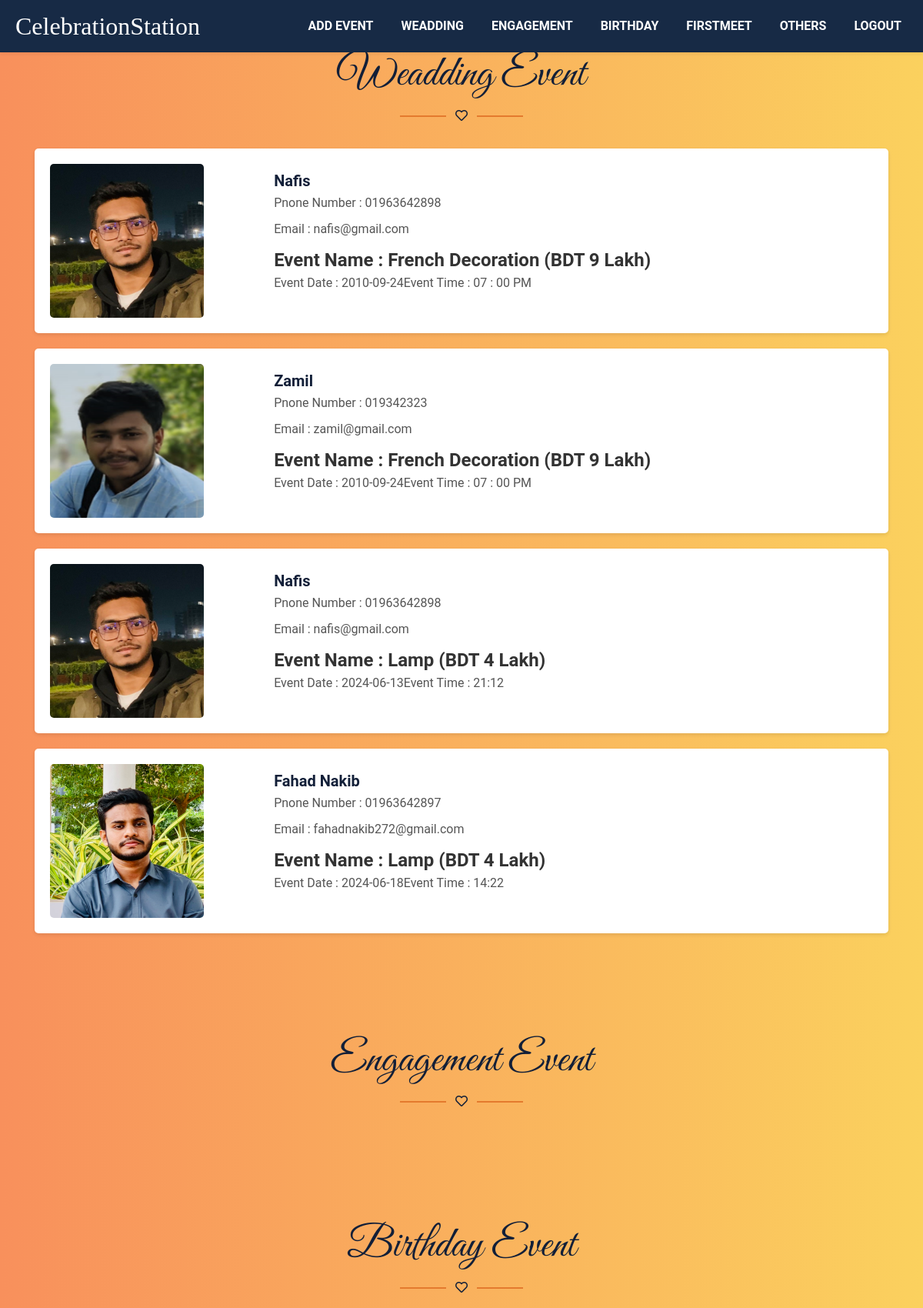
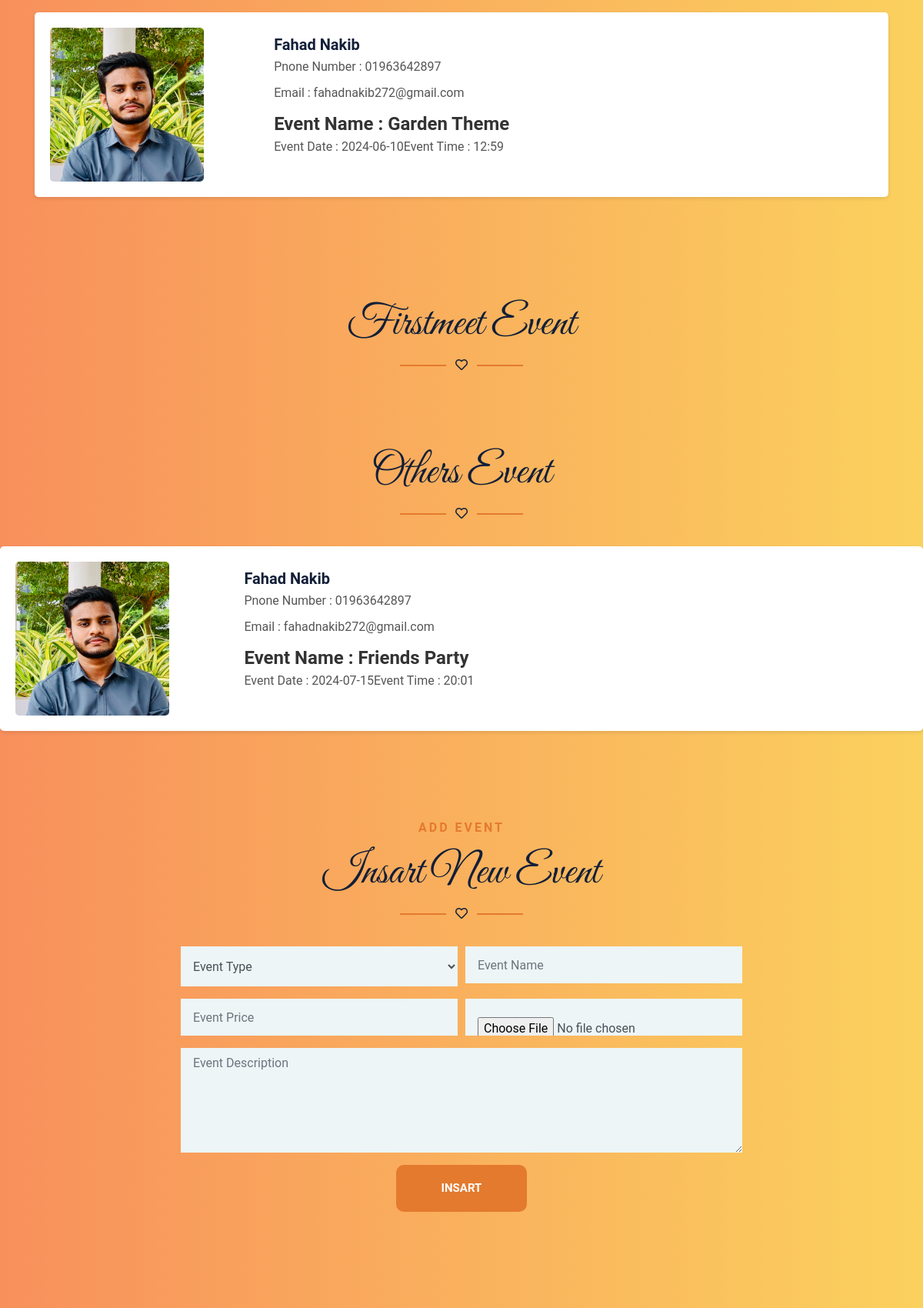
The app's page /admin.php (upper part) with its own data (2 pictures, top to bottom).
### tables this page shows
CREATE TABLE `occation` (
  `evn_id` int(10) NOT NULL,
  `selected_event` int(20) NOT NULL,
  `user_id` int(10) NOT NULL,
  `evn_type` varchar(20) NOT NULL,
  `evn_name` varchar(20) NOT NULL,
  `evn_desc` varchar(255) NOT NULL,
  `evn_price` varchar(40) NOT NULL,
  `evn_date` date NOT NULL,
  `evn_time` varchar(20) NOT NULL,
  `evn_img` varchar(255) NOT NULL
);

CREATE TABLE `users` (
  `id` int(6) UNSIGNED NOT NULL,
  `u_name` varchar(30) NOT NULL,
  `email` varchar(50) NOT NULL,
  `u_password` varchar(30) NOT NULL,
  `reg_date` timestamp NOT NULL DEFAULT current_timestamp() ON UPDATE current_timestamp(),
  `profile_image` varchar(255) NOT NULL,
  `phone` varchar(20) NOT NULL,
  `designation` varchar(50) NOT NULL DEFAULT 'user'
);

### admin.php (the view, shortened to what this page needs)
<?php
include("db.php");
?>
<!DOCTYPE html>
<html lang="en">
<head>
    <link href="https://cdnjs.cloudflare.com/ajax/libs/font-awesome/5.10.0/css/all.min.css" rel="stylesheet">
    <link href="lib/owlcarousel/assets/owl.carousel.min.css" rel="stylesheet">
    <link href="lib/lightbox/css/lightbox.min.css" rel="stylesheet">
    <link href="css/style.css" rel="stylesheet">
    <link rel="stylesheet" href="https://unpkg.com/swiper@8/swiper-bundle.min.css" />
    <link rel="stylesheet" href="product_styles.css">
    <link rel="stylesheet" href="navbar.css">
    <link rel="stylesheet" href="evn_book.css">
</head>
<body data-spy="scroll" data-target=".navbar" data-offset="51">
    <nav class="navbar fixed-top shadow-sm navbar-expand-lg">
        <div class="brand-title">CelebrationStation</div>
        <div class="navbar-links navbar-nav ml-auto py-0" id="navbar-links">
            <ul>
                <li><a href="#addevent" class="nav-item nav-link active">ADD EVENT</a></li>
                <li><a href="#weadding" class="nav-item nav-link active">WEADDING</a></li>
                <li><a href="#engagement" class="nav-item nav-link active">ENGAGEMENT</a></li>
                <li><a href="#birthday" class="nav-item nav-link active">BIRTHDAY</a></li>
                <li><a href="#firstmeet" class="nav-item nav-link active">FIRSTMEET</a></li>
                <li><a href="#others" class="nav-item nav-link active">OTHERS</a></li>
                <li><a href="logout.php" class="nav-item nav-link active">LOGOUT</a></li>
            </ul>
        </div>
    </nav>
    <section>
        <div class="container-fluid py-0" id="weadding">
            <div class="container py-5">
                <div class="section-title position-relative text-center">
                    <h1 class="font-secondary display-4">Weadding Event</h1>
                    <i class="far fa-heart text-dark"></i>
                </div>
                <?php
                    $sql = "SELECT* FROM occation";
                    $result = mysqli_query($conn, $sql);
                    while ($row = mysqli_fetch_assoc($result))
                    {
                        if ($row['evn_type'] == "weadding")
                        {
                            $usql = "SELECT* FROM users WHERE id = '$row[user_id]'";
                            $uresult = mysqli_query($conn, $usql);
                            if($uresult)
			                {
				                if($uresult && mysqli_num_rows($uresult) > 0)
				                {
                                    $user_data = mysqli_fetch_assoc($uresult);
                        ?>
                                    <div class="product flex-container" >
                                        <div style="width: 400px;"><img src="<?php echo $user_data['profile_image'] ?>" alt="Product 1" height="200px" width="200px"></div>
                                        <div>
                                            <h2><?php echo $user_data['u_name'] ?></h2>
                                            <p>Pnone Number : <?php echo $user_data['phone'] ?></p>
                                            <p>Email : <?php echo $user_data['email'] ?></p>
                                            <span>Event Name : <?php echo $row['evn_name']."   (BDT ".$row['evn_price'].")" ?></span>
                                            <p>Event Date : <?php echo $row['evn_date'] ?>Event Time : <?php echo $row['evn_time'] ?></p>
                                        </div>
                                    </div>
                    <?php
                            }
                          }
                        }
                    }
                    ?>
            </div>
        </div>
        <div class="container-fluid py-0" id="engagement">
            <div class="container py-5">
                <div class="section-title position-relative text-center">
                    <h1 class="font-secondary display-4">Engagement Event</h1>
                    <i class="far fa-heart text-dark"></i>
                </div>
            </div>
        </div>
        <div class="container-fluid py-0" id="birthday">
            <div class="container py-5">
                <div class="section-title position-relative text-center">
                    <h1 class="font-secondary display-4">Birthday Event</h1>
                    <i class="far fa-heart text-dark"></i>
                </div>
                <?php
                    $sql = "SELECT* FROM occation";
                    $result = mysqli_query($conn, $sql);
                    while ($row = mysqli_fetch_assoc($result))
                    {
                        if ($row['evn_type'] == "birthday")
                        {
                            $usql = "SELECT* FROM users WHERE id = '$row[user_id]'";
                            $uresult = mysqli_query($conn, $usql);
                            if($uresult)
			                {
				                if($uresult && mysqli_num_rows($uresult) > 0)
				                {
                                    $user_data = mysqli_fetch_assoc($uresult);
                        ?>
                                    <div class="product flex-container" >
                                        <div style="width: 400px;"><img src="<?php echo $user_data['profile_image'] ?>" alt="Product 1" height="200px" width="200px"></div>
                                        <div>
                                            <h2><?php echo $user_data['u_name'] ?></h2>
                                            <p>Pnone Number : <?php echo $user_data['phone'] ?></p>
                                            <p>Email : <?php echo $user_data['email'] ?></p>
                                            <span>Event Name : <?php echo $row['evn_name'] ?></span>
                                            <p>Event Date : <?php echo $row['evn_date'] ?>Event Time : <?php echo $row['evn_time'] ?></p>
                                        </div>
                                    </div>
                    <?php
                            }
                          }
                        }
                    }
                    ?>
            </div>
        </div>
        <div class="container-fluid py-0" id="firstmeet">
            <div class="container py-5">
                <div class="section-title position-relative text-center">
                    <h1 class="font-secondary display-4">Firstmeet Event</h1>
                    <i class="far fa-heart text-dark"></i>
                </div>
            </div>
        </div>
    </section>
    <section id="others">
        <div class="section-title position-relative text-center">
            <h1 class="font-secondary display-4">Others Event</h1>
            <i class="far fa-heart text-dark"></i>
        </div>
        <?php
                    $sql = "SELECT* FROM occation";
                    $result = mysqli_query($conn, $sql);
                    while ($row = mysqli_fetch_assoc($result))
                    {
                        if ($row['evn_type'] == "others")
                        {
                            $usql = "SELECT* FROM users WHERE id = '$row[user_id]'";
                            $uresult = mysqli_query($conn, $usql);
                            if($uresult)
			                {
				                if($uresult && mysqli_num_rows($uresult) > 0)
				                {
                                    $user_data = mysqli_fetch_assoc($uresult);
                        ?>
                                    <div class="product flex-container" >
                                        <div style="width: 400px;"><img src="<?php echo $user_data['profile_image'] ?>" alt="Product 1" height="200px" width="200px"></div>
                                        <div>
                                            <h2><?php echo $user_data['u_name'] ?></h2>
                                            <p>Pnone Number : <?php echo $user_data['phone'] ?></p>
                                            <p>Email : <?php echo $user_data['email'] ?></p>
                                            <span>Event Name : <?php echo $row['evn_name'] ?></span>
                                            <p>Event Date : <?php echo $row['evn_date'] ?>Event Time : <?php echo $row['evn_time'] ?></p>
                                        </div>
                                    </div>
                    <?php
                            }
                          }
                        }
                    }
                    ?>
    </section>
    <div class="container-fluid py-5" id="addevent">
        <div class="container py-5">
            <div class="section-title position-relative text-center">
                <h6 class="text-uppercase text-primary mb-3" style="letter-spacing: 3px;">Add Event</h6>
                <h1 class="font-secondary display-4">Insart New Event</h1>
                <i class="far fa-heart text-dark"></i>
            </div>
            <div class="row justify-content-center">
                <div class="col-lg-8">
                    <div class="text-center">
                        <form method="POST" action="" enctype="multipart/form-data">
                            <div class="form-row">
                                <div class="form-group col-sm-6">
                                    <select class="form-control bg-secondary border-0" style="height: 52px;" name="evn_type">
                                        <option value="nothing">Event Type</option>
                                    </select>
                                </div>
                                <div class="form-group col-sm-6">
                                    <input type="text" class="form-control bg-secondary border-0 py-4 px-3" placeholder="Event Name" name="evn_name" />
                                </div>
                                <div class="form-group col-sm-6">
                                    <input type="text" class="form-control bg-secondary border-0 py-4 px-3" placeholder="Event Price" name="evn_price" />
                                </div>
                                <div class="form-group col-sm-6">
                                    <input type="file" class="form-control bg-secondary border-0 py-4 px-3" placeholder="Event Photo" name="evn_img" />
                                </div>
                            </div>
                            <div class="form-group">
                                <textarea class="form-control bg-secondary border-0 py-2 px-3" rows="5" placeholder="Event Description" required="required" name="evn_desc"></textarea>
                            </div>
                            <div>
                                <button class="btn btn-primary font-weight-bold py-3 px-5" type="submit" value="insart">Insart</button>
                            </div>
                        </form>
                    </div>
                </div>
            </div>
        </div>
    </div>
</body>
</html>

### navbar.css (style rules this page uses)
html { scroll-behavior: smooth; }
body { margin: 0; font-family: Arial, sans-serif; }
.navbar { display: flex; justify-content: space-between; align-items: center; background-color: #172A45; padding: 10px 20px; }
.brand-title { font-family: 'Pacifico', cursive; font-size: 2rem; color: #ffffff; }
.navbar-links ul { list-style: none; margin: 0; padding: 0; display: flex; }
.navbar-links li { margin-left: 20px; }
.navbar-links a { text-decoration: none; color: #ffffff; font-weight: bold; }

### evn_book.css (style rules this page uses)
html { scroll-behavior: smooth; }
body { font-family: "Roboto", sans-serif; background: #FDC830; background: -webkit-linear-gradient(to right, #f8905c, #fbd15e); background: linear-gradient(to right, #f8905c, #fbd15e); }
.btn { display: inline-block; font-weight: 700; font-size: 15px; line-height: 25px; text-transform: uppercase; width: 170px; text-align: center; padding: 10px; border-radius:10px; transition: 0.3s ease; text-decoration: none; }
.flex-container { display: flex !important; background-color: #f1f1f1; position: relative !important; }
.flex-container>div { color: white; width: 100%; position: relative; }

### admin.php (style rules this page uses)
.flex-container { display: flex; background-color: #f1f1f1; position: relative; }
.flex-container>div { color: white; width: 100%; position: relative; }
.product { background-color: #fff; border-radius: 5px; padding: 20px; margin-bottom: 20px; box-shadow: 0 2px 5px rgba(0, 0, 0, 0.1); }
.product img { border-radius: 5px; }
.product h2 { font-size: 20px; margin-top: 10px; margin-bottom: 5px; }
.product p { color: #555; margin-bottom: 10px; }
.product span { display: block; font-size: 24px; font-weight: bold; color: #333; }

### records on screen
occation: user.profile_image (picture), user.u_name "Nafis", user.phone "01963642898", user.email "nafis@gmail.com", evn_name "French Decoration", evn_price "9 Lakh", evn_date "2010-09-24", evn_time "07 : 00 PM"
occation: user.profile_image (picture), user.u_name "Zamil", user.phone "019342323", user.email "zamil@gmail.com", evn_name "French Decoration", evn_price "9 Lakh", evn_date "2010-09-24", evn_time "07 : 00 PM"
occation: user.profile_image (picture), user.u_name "Nafis", user.phone "01963642898", user.email "nafis@gmail.com", evn_name "Lamp", evn_price "4 Lakh", evn_date "2024-06-13", evn_time "21:12"
occation: user.profile_image (picture), user.u_name "Fahad Nakib", user.phone "01963642897", user.email "fahadnakib272@gmail.com", evn_name "Lamp", evn_price "4 Lakh", evn_date "2024-06-18", evn_time "14:22"
occation: user.profile_image (picture), user.u_name "Fahad Nakib", user.phone "01963642897", user.email "fahadnakib272@gmail.com", evn_name "Garden Theme", evn_date "2024-06-10", evn_time "12:59"
occation: user.profile_image (picture), user.u_name "Fahad Nakib", user.phone "01963642897", user.email "fahadnakib272@gmail.com", evn_name "Friends Party", evn_date "2024-07-15", evn_time "20:01"
